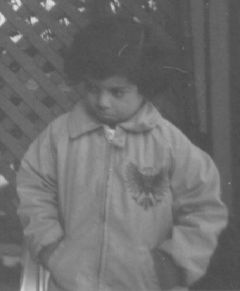
%> input picture 1_primeiro/pout.jpg, 240 x 291 px, given in place of pout.tif, which was not available
$ octave primeiro.m   (GNU Octave 9; MATLAB toolbox functions it lacks are replaced by stand-ins)
%> lines starting %> are read from the running program, lines starting %| are printed output that depends on the picture; pictures that were not available may be replaced by others from this repository, and a replacement may not be noted
clear all ;

img = imread('pout.tif') ;
%> img is the input picture: size 291x240 uint8; min 74, max 228, mean 110.3

maxv = max(max(img)) ;
%> maxv = 228
minv = min(min(img)) ;
%> minv = 74

[altura largura] = size(img);
%> altura = 291; largura = 240

%img_t = img;

imshow(img) ;


histo = zeros(1,256) ;

for i = 1: altura
    for j = 1 : largura
        histo(img(i,j) + 1) = histo(img(i,j)+1) + 1 ;
    end
end
%> after the loop, histo = 256 values, max 2347 at index 84, min 0 at index 1, mean 272.8

histo = double(histo) / double(largura * altura) ;
%> histo = 256 values, max 0.0336 at index 84, min 0 at index 1, mean 0.00391

pause
plot(1:1:256,histo,'-r') ;
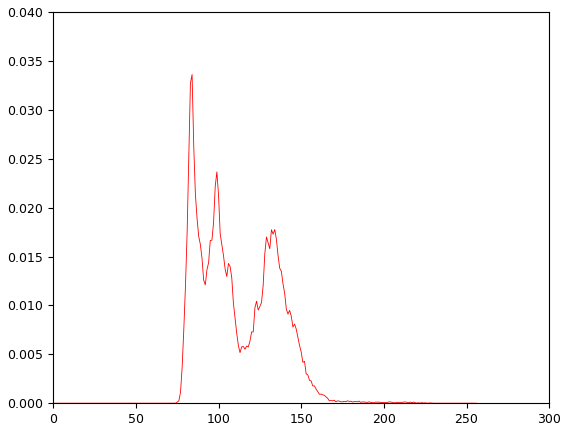
%> figure redrawn from the program's plot data; curve peaks at x = 84, y = 0.0336


pause

for i = 1 : altura
    for j = 1 : largura
        x = img(i,j) ;
        y = (255.0*double(x-minv)) / double(maxv-minv) ;
        img_t(i,j) = round(y) ;
    end
end;
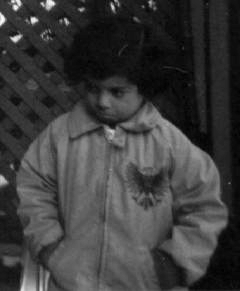
%> img_t: size 291x240 double; min 0, max 255, mean 60.1


histo_t = zeros(1,256) ;

for i = 1: altura
    for j = 1 : largura
        histo_t(img_t(i,j) + 1) = histo_t(img_t(i,j)+1) + 1 ;
    end
end
%> after the loop, histo_t = 256 values, max 2347 at index 16, min 0 at index 2, mean 272.8

histo_t = double(histo_t) / double(largura * altura) ;
%> histo_t = 256 values, max 0.0336 at index 16, min 0 at index 2, mean 0.00391

pause
plot(1:1:256,histo_t,'-r') ;
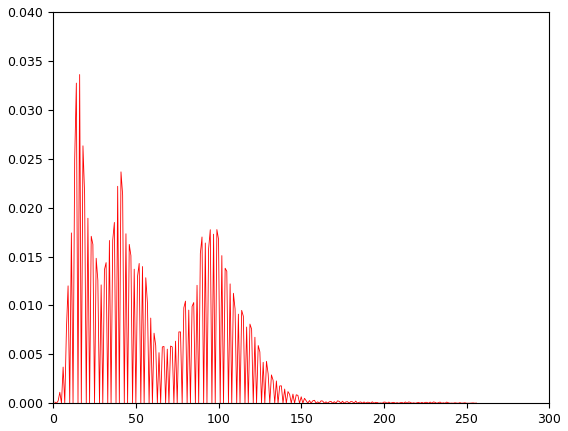
%> figure redrawn from the program's plot data; curve peaks at x = 16, y = 0.0336

pause

close all;
